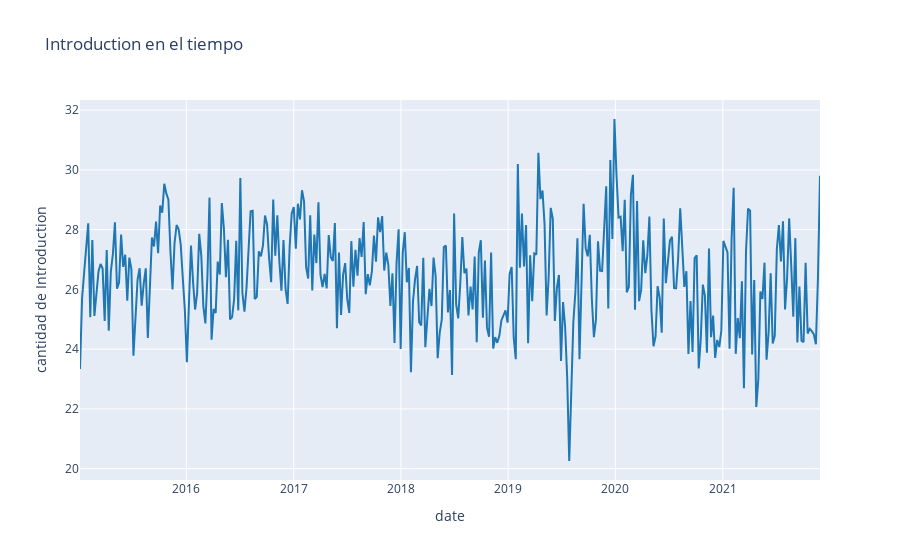

Notebook code for this chart:
### Markdown cell above
estas son las diferentes opciones

### Code cell
# fix me please
fig = go.Figure([
    go.Scatter(
        name='precision media',
        x=y_s1.index,
        y=y_s1["pdq"],
        mode='lines',
        line=dict(color='rgb(31, 119, 180)'),
    ),
])
fig.update_layout(
    yaxis_title='cantidad de Introduction',
    xaxis_title='date',
    title='Introduction en el tiempo',
    hovermode="x"
)
fig.show()

### Figure 1 — Plotly figure (JSON) as saved in the notebook; plotly's stock layout.template omitted (floating-point values rounded to 4 significant figures; data arrays with more than 128 entries replaced by an {"elided": "..."} marker saying what was removed)
{"data": [{"line": {"color": "rgb(31, 119, 180)"}, "mode": "lines", "name": "precision media", "type": "scatter", "x": {"elided": "361 str values"}, "y": {"elided": "361 float values"}}], "layout": {"hovermode": "x", "title": {"text": "Introduction en el tiempo"}, "xaxis": {"title": {"text": "date"}}, "yaxis": {"title": {"text": "cantidad de Introduction"}}}}
